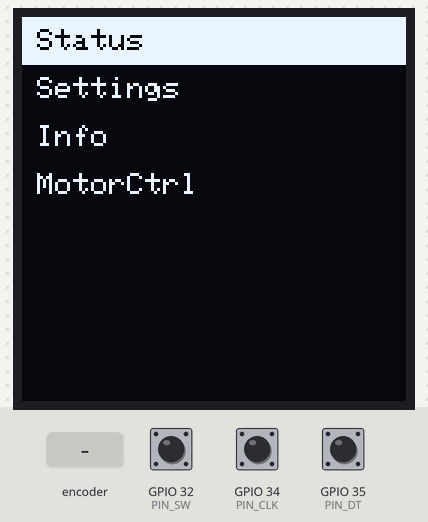
Recording of a sketch running on a simulated ESP32. Parts: 128×128 one-colour display. The test bench sets the inputs (shaded band); at power-on: GPIO 32 (PIN_SW) HIGH, GPIO 34 (PIN_CLK) HIGH, GPIO 35 (PIN_DT) HIGH. What the sketch prints to the serial monitor is not drawn.

Above: at 1.9 s.
2.0 s: rotary encoder on GPIO 34 (PIN_CLK) / GPIO 35 (PIN_DT) turned 1 step (first pin leading)
At 3.1 s:
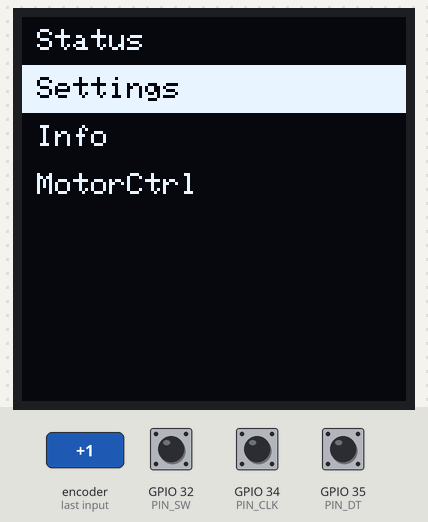
4.0 s: GPIO 32 (PIN_SW) pulled LOW for 0.15 s
At 4.22 s:
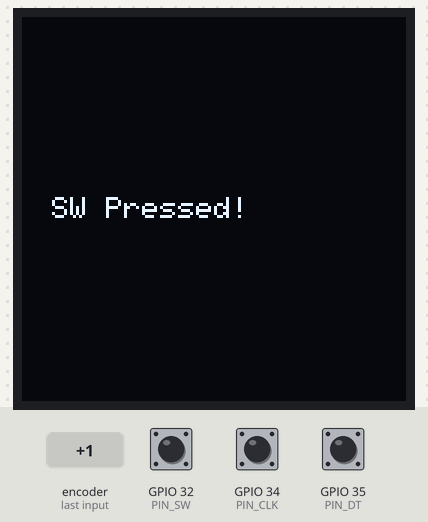
5.9 s: rotary encoder on GPIO 34 (PIN_CLK) / GPIO 35 (PIN_DT) turned 3 steps (first pin leading)
At 7.5 s:
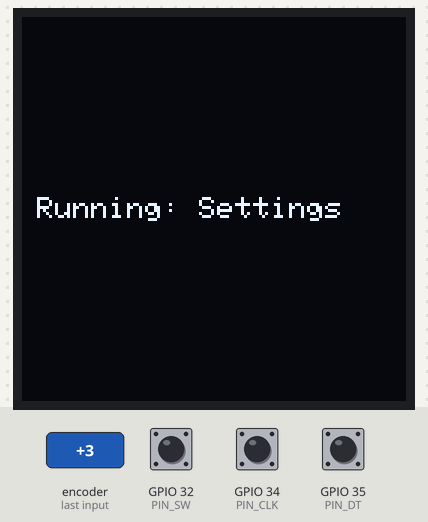
9.2 s: rotary encoder on GPIO 34 (PIN_CLK) / GPIO 35 (PIN_DT) turned 1 step (first pin leading)
At 10.9 s:
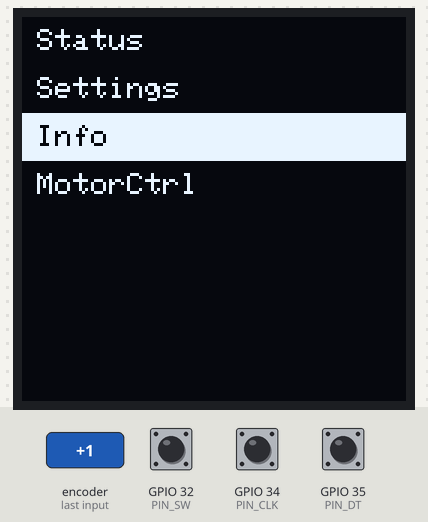
11.2 s: rotary encoder on GPIO 34 (PIN_CLK) / GPIO 35 (PIN_DT) turned 2 steps (second pin leading)
At 12.4 s:
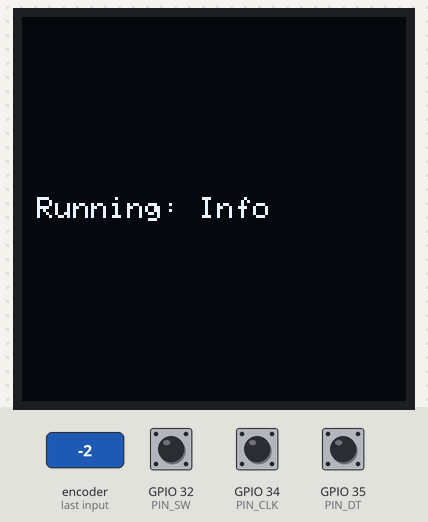
14.3 s: GPIO 32 (PIN_SW) pulled LOW for 1 s
At 14.52 s:
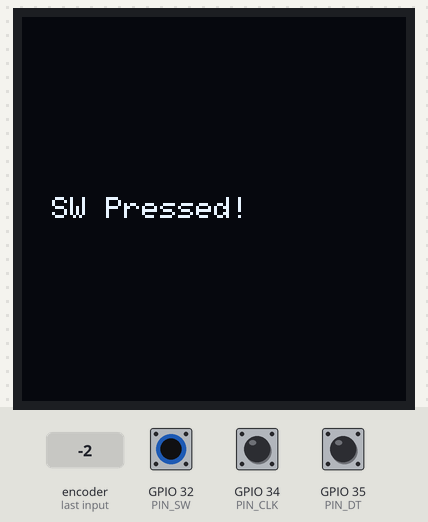
Timing chart, 0 to 17.3 s (numbered marks = the images above; inputs shaded):
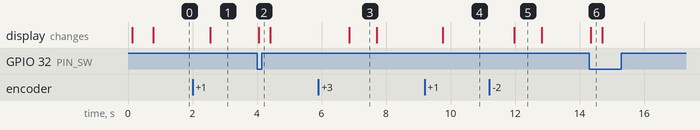

Measured:
- after the input at 2.0 s, the display: changes after 0.56 s (image 1)
- after the input at 4.0 s, the display: changes after 0.05 s (image 2)
- after the input at 5.9 s, the display: changes after 0.96 s (image 3)
- after the input at 9.2 s, the display: changes after 0.56 s (image 4)
- after the input at 11.2 s, the display: changes after 0.78 s (image 5)
- after the input at 14.3 s, the display: changes after 0.05 s (image 6)
- what the display in image 3 shows lasts 0.8 s, from 6.9 s to 7.7 s

The sketch:

menu_display_with_rotartEncoder_navigation.ino
```cpp
#include <Wire.h>
#include <Adafruit_GFX.h>
#include <Adafruit_SH110X.h>

// =================== DISPLAY ======================
#define SCREEN_WIDTH 128
#define SCREEN_HEIGHT 128
Adafruit_SH1107 display = Adafruit_SH1107(SCREEN_HEIGHT, SCREEN_WIDTH, &Wire);

// ================= ROTARY PIN =====================
#define PIN_CLK 34
#define PIN_DT  35
#define PIN_SW  32

TaskHandle_t TaskEncoderHandle;

// =============== ENCODER STATE =====================
volatile int movementCount = 0;
volatile unsigned long lastMovementTime = 0;
unsigned long timeoutGap = 500;     // 0.5 detik

// Filter
const int sampleFilter = 4;
int stableCLK = 1, stableDT = 1;
int lastCLK = 1;

// =================== MENU ==========================
int menuIndex = 0;
String menuList[4] = {
  "Status",
  "Settings",
  "Info",
  "MotorCtrl"
};
int menuCount = 4;

// =================== DRAW MENU =====================
void drawMenu() {
  display.clearDisplay();
  display.setTextSize(1);

  for (int i = 0; i < menuCount; i++) {
    if (i == menuIndex) {
      display.fillRect(0, i * 16, 128, 16, SH110X_WHITE);
      display.setTextColor(SH110X_BLACK);
    } else {
      display.setTextColor(SH110X_WHITE);
    }

    display.setCursor(5, i * 16 + 4);
    display.print(menuList[i]);
  }

  display.display();
}

// =============== MENU ACTION ===================
void runMenuFunction(int index) {
  display.clearDisplay();
  display.setTextSize(1);
  display.setTextColor(SH110X_WHITE);

  display.setCursor(5, 60);
  display.print("Running: ");
  display.println(menuList[index]);

  display.display();
  delay(800);

  drawMenu();
}

// =================================================
//         FILTERED ROTARY READ FUNCTION
// =================================================
void readEncoderFiltered() {
  static int clkSamples = 0;
  static int dtSamples = 0;

  int rawCLK = digitalRead(PIN_CLK);
  int rawDT  = digitalRead(PIN_DT);

  // Filter sample stabil
  if (rawCLK != stableCLK) {
    if (++clkSamples >= sampleFilter) {
      stableCLK = rawCLK;
      clkSamples = 0;
    }
  } else clkSamples = 0;

  if (rawDT != stableDT) {
    if (++dtSamples >= sampleFilter) {
      stableDT = rawDT;
      dtSamples = 0;
    }
  } else dtSamples = 0;

  // deteksi tepi turun CLK
  if (stableCLK != lastCLK && stableCLK == 0) {

    if (stableDT == 1)
      movementCount++;
    else
      movementCount--;

    lastMovementTime = millis();
  }

  lastCLK = stableCLK;
}

// =================================================
//                 ENCODER TASK
// =================================================
void TaskEncoder(void *pvParams) {
  pinMode(PIN_CLK, INPUT_PULLUP);
  pinMode(PIN_DT,  INPUT_PULLUP);
  pinMode(PIN_SW,  INPUT_PULLUP);

  lastCLK = digitalRead(PIN_CLK);
  lastMovementTime = millis();

  while (1) {

    readEncoderFiltered();
    unsigned long now = millis();

    // Jika batch selesai
    if ((now - lastMovementTime) > timeoutGap && movementCount != 0) {

      int total = movementCount;
      movementCount = 0;

      Serial.print("Batch Movement: ");
      Serial.println(total);

      if (abs(total) == 1) {
        // --- PINDAH MENU ---
        if (total > 0) menuIndex++;
        else menuIndex--;

        if (menuIndex < 0) menuIndex = menuCount - 1;
        if (menuIndex >= menuCount) menuIndex = 0;

        drawMenu();
      }
      else {
        // --- JALANKAN FUNGSI MENU ---
        runMenuFunction(menuIndex);
      }

      lastMovementTime = millis();
    }

    // Tombol SW
    if (digitalRead(PIN_SW) == LOW) {
      display.clearDisplay();
      display.setCursor(10, 60);
      display.print("SW Pressed!");
      display.display();
      delay(300);
      drawMenu();
      while (digitalRead(PIN_SW) == LOW);
    }

    vTaskDelay(1);
  }
}

// =================================================
//                      SETUP
// =================================================
void setup() {
  Serial.begin(115200);

  // OLED init
  display.begin(0x3C, true);  // I2C Address 0x3C
  display.clearDisplay();
  display.display();

  display.setRotation(0);

  // Show loading
  display.setCursor(10, 60);
  display.setTextColor(SH110X_WHITE);
  display.setTextSize(1);
  display.println("OLED Ready");
  display.display();
  delay(600);

  drawMenu();

  // RTOS
  xTaskCreatePinnedToCore(
    TaskEncoder,
    "TaskEncoder",
    4096,
    NULL,
    2,
    &TaskEncoderHandle,
    1
  );
}

void loop() {
  // kosong, RTOS yang bekerja
}
```
